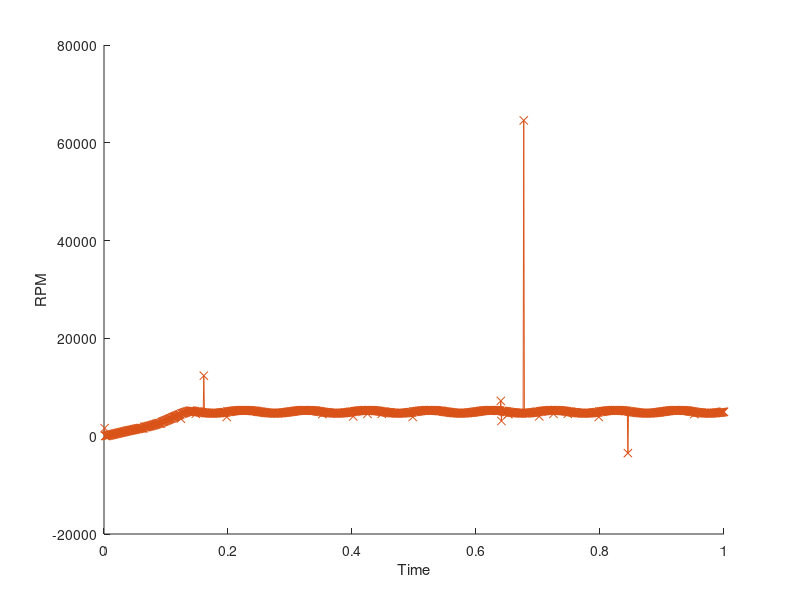
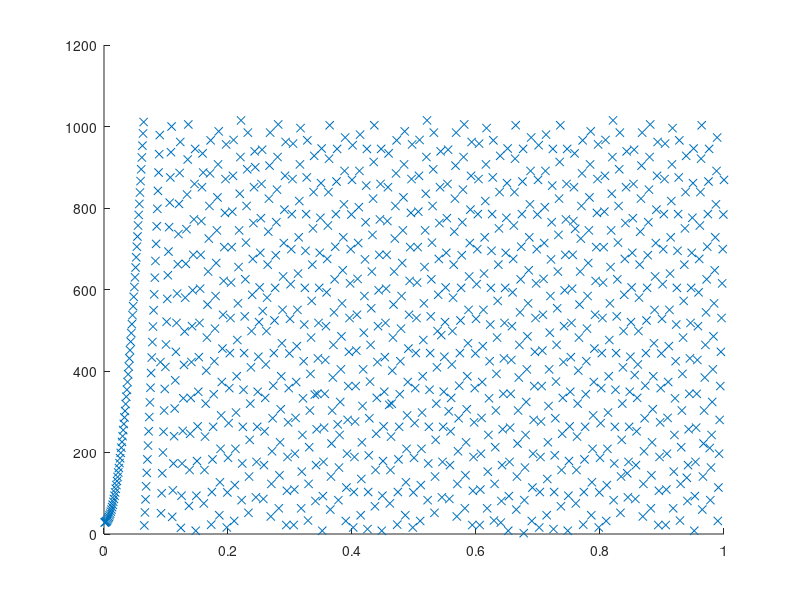

Write the MATLAB code that produced these figures, in order.
clear
clc

potMtrCntsPrev = 0;
potMtrCnts = 0;
mtrPosCnts = 0;


realMrPos = 10;
realMrPosPrev = 10;

realMrrate = 0;

sampledMtrPos = 0;
wrapOffset = 0;
diffCounts = 0;

diff_cnts = 0;

meas_spd =0;
countIdx = 1;

deadzone_hard = 5; % deg2
deadzone_soft_p = 360 - deadzone_hard - deadzone_hard/2; %deg
deadzone_soft_n = deadzone_hard + deadzone_hard/2; %deg

deadzoneSizeDeg = 360 -deadzone_soft_p + deadzone_soft_n;
extCnt2Deg = (360-15)/1023;
extDeg2Cnt = 1/extCnt2Deg;
deadzoneSizeCnt = (deadzoneSizeDeg*extDeg2Cnt);
totRevCnt = 1023 + floor(deadzoneSizeCnt);

dt_sim = 1/100000;
dt_cntrl = 1/1000;
t = [0:dt_sim:1];

tao = 0.0000000001;
alpha = dt_cntrl/(tao + dt_cntrl);



mtrSpeed_rpm = (300*sin(2*pi*10*t)+5000).* min(exp(t*5)-1,1) ;
mtrSpeed_rps = mtrSpeed_rpm/60;
mtrSpeed_dps = mtrSpeed_rps *360;
mtrSpeed_cps = mtrSpeed_rps*1023;

startOffset_deg = 10;

WRAP_THRESHOLD = 100;


numSectors = 12;
sizeSector = ceil(1023/numSectors);
prevSector = 0;
curSector = 0;
secVect = [0:numSectors-1];
predSector = 0;

deadzoneEN = 1;
wrapEn     = 1;

max_RPM_sat = 10000000;


% startOffset_deg/360
% curSector      = 
% prevSector     = curSector;
% sampledMtrPos  = 
% potMtrCntsPrev = sampledMtrPos;


for ii = 1:length(t)
  realMrPos = realMrPos + mtrSpeed_dps(ii)*dt_sim;
  
     mtrPosCnts = realMrPos*1023/360;
  
  realMrrate(ii) = (realMrPos - realMrPosPrev)/(dt_sim);
  realMrPosPrev = realMrPos;
  
  realMrPos_deg(ii) = realMrPos;
  realMtrPos_cnts(ii) = mtrPosCnts;
  
  if (mod(ii,dt_cntrl/dt_sim) == 0)
      mtrDir = sign(mtrSpeed_cps(ii));
  
    %% Deadzone
    if (deadzoneEN)
      deadzoneCalc = mod(realMrPos,360);
      if (((360 -deadzone_hard/2) < deadzoneCalc ) || (deadzoneCalc < deadzone_hard/2))
         sampledMtrPos = randi([0 1023]);
%          sampledMtrPos = 0
         disp('rand')
      elseif (deadzoneCalc > deadzone_soft_p)
        sampledMtrPos = 1023;
                 disp('hold high')
      elseif(deadzoneCalc < deadzone_soft_n)
      % do neg
      sampledMtrPos = 0;
               disp('hold low')
      else
        sampledMtrPos = mod(floor(mtrPosCnts),1023) ;
      end
      
      
    else
      sampledMtrPos = mod(floor(mtrPosCnts),1023) ;
    end
    
    potMtrCnts = sampledMtrPos;   
    
    
    %%
    
    if (wrapEn )
      if((sampledMtrPos == 0) || (sampledMtrPos == 1023))
          curSector = 0;
          nexSector = 1 ;%mod(prevSector + 1,12);
      else
        curSector = ceil(sampledMtrPos / sizeSector);
        nexSector  = mod(prevSector + 1,12);
      end
      
      predMtrPosCnts = potMtrCntsPrev + diffCounts
      predSector =  ceil(predMtrPosCnts / sizeSector);
      if (curSector == 0)
          sampledMtrPos = mod(predMtrPosCnts,1023);
          curSector = ceil(sampledMtrPos / sizeSector);
      end
      

      % Wrap check down
      if( (curSector == 1) && ((prevSector == 11) || (prevSector == 12 )))
          wrapOffset = 1023 - potMtrCntsPrev;
          diffCounts = (potMtrCnts + wrapOffset);
      % Wrap check up  
%       elseif( curSector == 0 && ((prevSector == 11) || (prevSector == 12 )))
%           wrapOffset = 1023 - potMtrCnts;
%           diffCounts = -(wrapOffset + potMtrCntsPrev);
      elseif (abs(curSector - nexSector) > 1)
          tempDiff = predMtrPosCnts - potMtrCntsPrev
          diffCounts = tempDiff;
          
      else    
          
            tempDiff = sampledMtrPos - potMtrCntsPrev
            diffCounts = tempDiff;
      end
%           
%           if (prevSector == 11)
%               predMtrPosCnts = potMtrCntsPrev + diffCounts;      
%               predSector = floor(predMtrPosCnts/ sizeSector);
% 
%               if(prevSector == 11  && (predMtrPosCnts > 1023))
%                     diffCounts = predMtrPosCnts - potMtrCntsPrev;
% 
%                    curSector = floor(predMtrPosCnts / sizeSector);
%                    
%               end
%                
%           elseif(nexSector ~= prevSector || nexSector ~= nexSector)
%               tempDiff = predMtrPosCnts - potMtrCntsPrev;  
%               diffCounts = tempDiff;
%               
%           else
%               tempDiff = sampledMtrPos - potMtrCntsPrev;  
%               diffCounts = tempDiff;
%           end
%         if ( ~((curSector == predSector)  || (curSector == prevSector)))
%            sampledMtrPos = mod(potMtrCntsPrev + mtrDir*mean(diff_cnts(end:end)),1023); % diffCounts,1023);
%            diffCounts = diff_cnts(countIdx-1);
%            
%         else
% %                 sampledMtrPos = potMtrCntsPrev + alpha*(sampledMtrPos - potMtrCntsPrev);
%           curSector = floor(sampledMtrPos / sizeSector);
%           tempDiff = sampledMtrPos - potMtrCntsPrev;  
%           diffCounts = tempDiff;
%         end
%        end
      
      else
        
%                  sampledMtrPos = potMtrCntsPrev + alpha*(sampledMtrPos - potMtrCntsPrev);
        tempDiff = sampledMtrPos - potMtrCntsPrev;  
        diffCounts = tempDiff;
      
    end
      
    
      
      

%      if ( (mtrDir*(curSector - prevSector) > 1)  || (mtrDir*(curSector - prevSector) < 0))
%##          disp('wrapped')
%##          disp(diffCounts)
%         sampledMtrPos = mod(potMtrCntsPrev + mtrDir*mean(diff_cnts(end:end)),1023); % diffCounts,1023);
%      end


       
    
         
%     sampledMtrPos = potMtrCntsPrev + alpha*(sampledMtrPos - potMtrCntsPrev);

    
%        
% 
%     %/*  Wrap finder */
%      if (tempDiff > WRAP_THRESHOLD)
%        % forward Wrap, 800 - 100 = 700 > 200
%        wrapOffset = 1023 - potMtrCnts;
%        diffCounts = -(wrapOffset + potMtrCntsPrev);
%      
%      elseif(tempDiff < -WRAP_THRESHOLD)
%        % Backwards, 60 - 900 = -840 < 200
%        wrapOffset = 1023 - potMtrCntsPrev;
%        diffCounts = (potMtrCnts + wrapOffset);
%      
%      else
% %       no motion
%      wrapOffset = 0;
%      diffCounts = tempDiff;
%    end
% %     
%    if ( (meas_, spd(countIdx) < 0)  ||   (meas_spd(countIdx) > 4000))
if ( abs(diffCounts) > 0)
       disp('break')
end
    

    meas_predSect(countIdx)= predSector;
    meas_dir(countIdx)  = mtrDir;
    meas_sct(countIdx) = curSector;
    meas_cnt(countIdx) = sampledMtrPos; 
    diff_cnts(countIdx) = diffCounts;
    meas_spd(countIdx) = diffCounts*(60/1023)/(dt_cntrl);
    meas_spd(countIdx) = min(meas_spd(countIdx),max_RPM_sat);
    meas_spd(countIdx) = max(meas_spd(countIdx),-max_RPM_sat);
    real_spd(countIdx)  = mtrSpeed_rpm(ii);
    meas_time(countIdx) = t(ii); 
    
    
    

    
    
    potMtrCntsPrev = sampledMtrPos;
    prevSector = curSector;
    countIdx = countIdx+1;
  end
  
  
end

% meas_spd(2) = mtrSpeed_rpm(2);

figure(1),clf
hold all
%plot(t,realMrrate)
plot(t, mtrSpeed_rpm)
plot(meas_time, meas_spd,'-x')

xlabel('Time')
ylabel('RPM')


figure(2),clf
hold all
plot(meas_time,meas_cnt,'x')
% plot(t, realMtrPos_cnts*360/1023)
% plot(t, realMrPos_deg)










